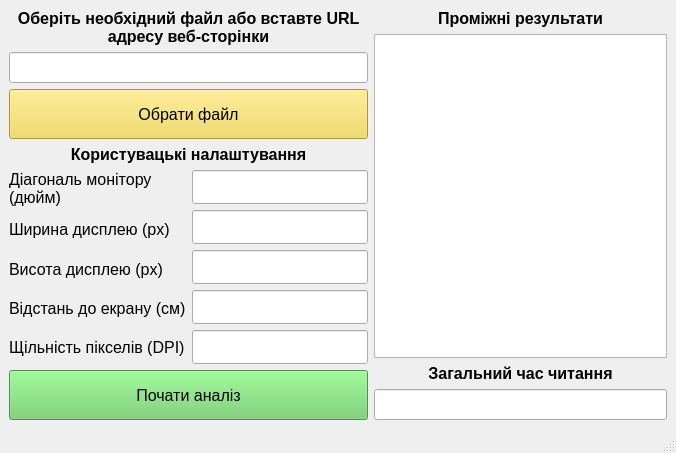
<?xml version="1.0" encoding="UTF-8"?>
<ui version="4.0">
 <class>MainWindow</class>
 <widget class="QMainWindow" name="MainWindow">
  <property name="geometry">
   <rect>
    <x>0</x>
    <y>0</y>
    <width>676</width>
    <height>453</height>
   </rect>
  </property>
  <property name="font">
   <font>
    <pointsize>12</pointsize>
   </font>
  </property>
  <property name="windowTitle">
   <string>MainWindow</string>
  </property>
  <widget class="QWidget" name="centralwidget">
   <layout class="QGridLayout" name="gridLayout_2">
    <item row="0" column="0">
     <layout class="QGridLayout" name="gridLayout">
      <item row="0" column="0">
       <layout class="QVBoxLayout" name="verticalLayout">
        <item>
         <widget class="QLabel" name="label">
          <property name="font">
           <font>
            <family>Segoe UI</family>
            <pointsize>12</pointsize>
            <bold>true</bold>
           </font>
          </property>
          <property name="text">
           <string>Оберіть необхідний файл або вставте URL адресу веб-сторінки</string>
          </property>
          <property name="alignment">
           <set>Qt::AlignCenter</set>
          </property>
          <property name="wordWrap">
           <bool>true</bool>
          </property>
         </widget>
        </item>
        <item>
         <widget class="QLineEdit" name="URL_lineEdit">
          <property name="font">
           <font>
            <pointsize>14</pointsize>
           </font>
          </property>
          <property name="text">
           <string/>
          </property>
         </widget>
        </item>
        <item>
         <widget class="QPushButton" name="ChooseFile_btn">
          <property name="sizePolicy">
           <sizepolicy hsizetype="Minimum" vsizetype="Maximum">
            <horstretch>0</horstretch>
            <verstretch>0</verstretch>
           </sizepolicy>
          </property>
          <property name="minimumSize">
           <size>
            <width>0</width>
            <height>50</height>
           </size>
          </property>
          <property name="font">
           <font>
            <pointsize>12</pointsize>
           </font>
          </property>
          <property name="styleSheet">
           <string notr="true">QPushButton {
	background-color: #f0d54a;
}</string>
          </property>
          <property name="text">
           <string>Обрати файл</string>
          </property>
         </widget>
        </item>
       </layout>
      </item>
      <item row="0" column="1" rowspan="4">
       <layout class="QVBoxLayout" name="verticalLayout_5">
        <item>
         <widget class="QLabel" name="label_7">
          <property name="font">
           <font>
            <family>Segoe UI</family>
            <pointsize>12</pointsize>
            <bold>true</bold>
           </font>
          </property>
          <property name="text">
           <string>Проміжні результати</string>
          </property>
          <property name="alignment">
           <set>Qt::AlignCenter</set>
          </property>
          <property name="wordWrap">
           <bool>true</bool>
          </property>
         </widget>
        </item>
        <item>
         <layout class="QVBoxLayout" name="verticalLayout_4">
          <item>
           <widget class="QListView" name="Process_listView"/>
          </item>
          <item>
           <widget class="QLabel" name="label_8">
            <property name="font">
             <font>
              <family>Segoe UI</family>
              <pointsize>12</pointsize>
              <bold>true</bold>
             </font>
            </property>
            <property name="text">
             <string>Загальний час читання</string>
            </property>
            <property name="alignment">
             <set>Qt::AlignCenter</set>
            </property>
            <property name="wordWrap">
             <bool>true</bool>
            </property>
           </widget>
          </item>
          <item>
           <widget class="QLineEdit" name="TotalTime_lineEdit">
            <property name="font">
             <font>
              <pointsize>14</pointsize>
             </font>
            </property>
            <property name="text">
             <string/>
            </property>
            <property name="readOnly">
             <bool>true</bool>
            </property>
           </widget>
          </item>
         </layout>
        </item>
       </layout>
      </item>
      <item row="1" column="0">
       <widget class="QLabel" name="label_2">
        <property name="font">
         <font>
          <family>Segoe UI</family>
          <pointsize>12</pointsize>
          <bold>true</bold>
         </font>
        </property>
        <property name="text">
         <string>Користувацькі налаштування</string>
        </property>
        <property name="alignment">
         <set>Qt::AlignCenter</set>
        </property>
        <property name="wordWrap">
         <bool>true</bool>
        </property>
       </widget>
      </item>
      <item row="2" column="0">
       <layout class="QHBoxLayout" name="horizontalLayout">
        <item>
         <layout class="QVBoxLayout" name="verticalLayout_2">
          <item>
           <widget class="QLabel" name="label_3">
            <property name="font">
             <font>
              <family>Segoe UI</family>
              <pointsize>12</pointsize>
             </font>
            </property>
            <property name="text">
             <string>Діагональ монітору (дюйм)</string>
            </property>
            <property name="alignment">
             <set>Qt::AlignLeading|Qt::AlignLeft|Qt::AlignVCenter</set>
            </property>
            <property name="wordWrap">
             <bool>true</bool>
            </property>
           </widget>
          </item>
          <item>
           <widget class="QLabel" name="label_4">
            <property name="font">
             <font>
              <family>Segoe UI</family>
              <pointsize>12</pointsize>
             </font>
            </property>
            <property name="text">
             <string>Ширина дисплею (px)</string>
            </property>
            <property name="alignment">
             <set>Qt::AlignLeading|Qt::AlignLeft|Qt::AlignVCenter</set>
            </property>
            <property name="wordWrap">
             <bool>true</bool>
            </property>
           </widget>
          </item>
          <item>
           <widget class="QLabel" name="label_9">
            <property name="font">
             <font>
              <family>Segoe UI</family>
              <pointsize>12</pointsize>
             </font>
            </property>
            <property name="text">
             <string>Висота дисплею (px)</string>
            </property>
            <property name="alignment">
             <set>Qt::AlignLeading|Qt::AlignLeft|Qt::AlignVCenter</set>
            </property>
            <property name="wordWrap">
             <bool>true</bool>
            </property>
           </widget>
          </item>
          <item>
           <widget class="QLabel" name="label_5">
            <property name="sizePolicy">
             <sizepolicy hsizetype="Expanding" vsizetype="Preferred">
              <horstretch>0</horstretch>
              <verstretch>0</verstretch>
             </sizepolicy>
            </property>
            <property name="font">
             <font>
              <family>Segoe UI</family>
              <pointsize>12</pointsize>
             </font>
            </property>
            <property name="text">
             <string>Відстань до екрану (см)</string>
            </property>
            <property name="alignment">
             <set>Qt::AlignLeading|Qt::AlignLeft|Qt::AlignVCenter</set>
            </property>
            <property name="wordWrap">
             <bool>true</bool>
            </property>
           </widget>
          </item>
          <item>
           <widget class="QLabel" name="label_6">
            <property name="font">
             <font>
              <family>Segoe UI</family>
              <pointsize>12</pointsize>
             </font>
            </property>
            <property name="text">
             <string>Щільність пікселів (DPI)</string>
            </property>
            <property name="alignment">
             <set>Qt::AlignLeading|Qt::AlignLeft|Qt::AlignVCenter</set>
            </property>
            <property name="wordWrap">
             <bool>true</bool>
            </property>
           </widget>
          </item>
         </layout>
        </item>
        <item>
         <layout class="QVBoxLayout" name="verticalLayout_3">
          <item>
           <widget class="QLineEdit" name="Diagonal_LineEdit">
            <property name="sizePolicy">
             <sizepolicy hsizetype="Expanding" vsizetype="Expanding">
              <horstretch>0</horstretch>
              <verstretch>0</verstretch>
             </sizepolicy>
            </property>
            <property name="font">
             <font>
              <pointsize>14</pointsize>
             </font>
            </property>
            <property name="text">
             <string/>
            </property>
           </widget>
          </item>
          <item>
           <widget class="QLineEdit" name="Distance_LineEdit_2">
            <property name="sizePolicy">
             <sizepolicy hsizetype="Expanding" vsizetype="Expanding">
              <horstretch>0</horstretch>
              <verstretch>0</verstretch>
             </sizepolicy>
            </property>
            <property name="font">
             <font>
              <pointsize>14</pointsize>
             </font>
            </property>
            <property name="text">
             <string/>
            </property>
           </widget>
          </item>
          <item>
           <widget class="QLineEdit" name="Distance_LineEdit_3">
            <property name="sizePolicy">
             <sizepolicy hsizetype="Expanding" vsizetype="Expanding">
              <horstretch>0</horstretch>
              <verstretch>0</verstretch>
             </sizepolicy>
            </property>
            <property name="font">
             <font>
              <pointsize>14</pointsize>
             </font>
            </property>
            <property name="text">
             <string/>
            </property>
           </widget>
          </item>
          <item>
           <widget class="QLineEdit" name="Distance_LineEdit">
            <property name="sizePolicy">
             <sizepolicy hsizetype="Expanding" vsizetype="Expanding">
              <horstretch>0</horstretch>
              <verstretch>0</verstretch>
             </sizepolicy>
            </property>
            <property name="font">
             <font>
              <pointsize>14</pointsize>
             </font>
            </property>
            <property name="text">
             <string/>
            </property>
           </widget>
          </item>
          <item>
           <widget class="QLineEdit" name="DPI_LineEdit">
            <property name="sizePolicy">
             <sizepolicy hsizetype="Expanding" vsizetype="Expanding">
              <horstretch>0</horstretch>
              <verstretch>0</verstretch>
             </sizepolicy>
            </property>
            <property name="font">
             <font>
              <pointsize>14</pointsize>
             </font>
            </property>
            <property name="text">
             <string/>
            </property>
           </widget>
          </item>
         </layout>
        </item>
       </layout>
      </item>
      <item row="3" column="0">
       <widget class="QPushButton" name="Start_btn">
        <property name="sizePolicy">
         <sizepolicy hsizetype="Minimum" vsizetype="Maximum">
          <horstretch>0</horstretch>
          <verstretch>0</verstretch>
         </sizepolicy>
        </property>
        <property name="minimumSize">
         <size>
          <width>0</width>
          <height>50</height>
         </size>
        </property>
        <property name="font">
         <font>
          <pointsize>12</pointsize>
         </font>
        </property>
        <property name="styleSheet">
         <string notr="true">QPushButton {
	background-color: #69cc64;
}</string>
        </property>
        <property name="text">
         <string>Почати аналіз</string>
        </property>
       </widget>
      </item>
     </layout>
    </item>
   </layout>
  </widget>
  <widget class="QMenuBar" name="menubar">
   <property name="geometry">
    <rect>
     <x>0</x>
     <y>0</y>
     <width>676</width>
     <height>24</height>
    </rect>
   </property>
  </widget>
  <widget class="QStatusBar" name="statusbar"/>
 </widget>
 <resources/>
 <connections/>
</ui>
